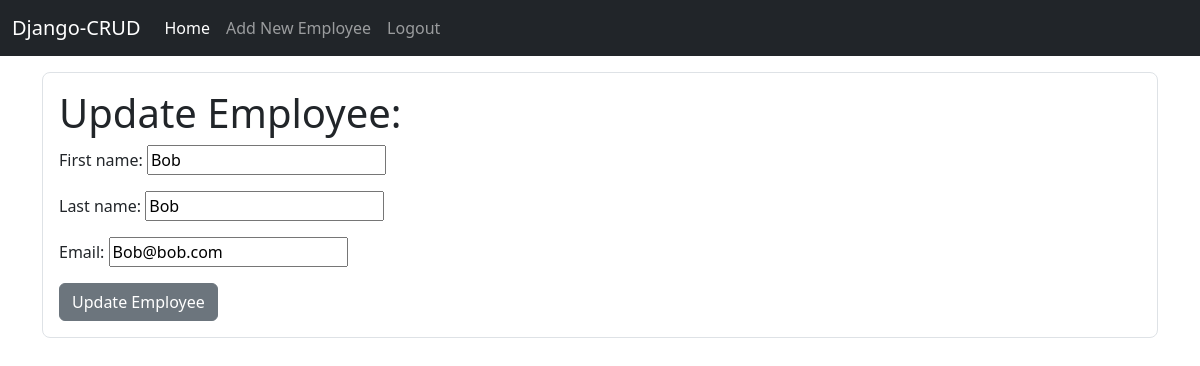
Page /update/1/ (signed in) on the committed database.
### website/models.py (models this page shows, shortened)
class Employee(models.Model):
    emp_id = models.AutoField(primary_key=True)
    first_name = models.CharField(max_length=100)
    last_name = models.CharField(max_length=200)
    email = models.EmailField()
    created_at = models.DateTimeField(auto_now_add=True)

### website/views.py (the view)
# urls.py: path('update/<int:pk>/', views.update_employee, name="update"),
def update_employee(request, pk):
    current_employee = Employee.objects.get(pk=pk)
    form = AddEmployeeForm(request.POST or None, instance=current_employee)
    if request.user.is_authenticated:
        if request.method == "POST":
            if form.is_valid():
                form.save()
                messages.success(request, 'Employee record was updated successfully')
                return redirect('home')
        return render(request, 'website/update_employee.html', {'form' : form})
    else:
        messages.success(request, 'You have to be logged in to update an employee record')
        return redirect('home')

### website/forms.py
class AddEmployeeForm(forms.ModelForm):
    class Meta:
        model = Employee
        fields = "__all__"

### website/templates/website/update_employee.html (shortened to what this page needs)
{% extends 'website/base.html' %}
{% block content %}
<div class="container mt-3 p-3 border rounded-3 ">
    <h1>Update Employee:</h1>
    <form method="POST" action="">
        <div>
            {{form.as_p}}
        </div>
        <button type="submit" class="btn btn-secondary">Update Employee</button>
    </form>
</div>
{% endblock %}

### rows in the picture
Employee: first_name "Bob", last_name "Bob", email "Bob@bob.com"
